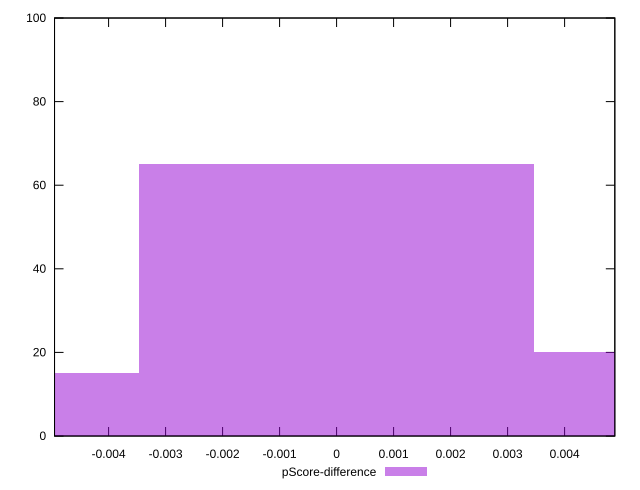

Write the gnuplot code that produced this figure.
reset

$pScoreDifference <<EOF
0.006921528887043634 20
0 65
-0.006921528887043634 15
EOF

set key outside below
set boxwidth 0.006921528887043634
set xrange [-0.004948341659777977:0.004881073709296357]
set yrange [0:100]
set trange [0:100]
set style fill transparent solid 0.5 noborder
set terminal svg size 640, 490 enhanced background rgb 'white'
set output "report_00017_2021-02-10T15-08-03.406Z/first-cpu-idle/samples/pages/pScore-difference/histogram.svg"

plot $pScoreDifference title "pScore-difference" with boxes

reset
